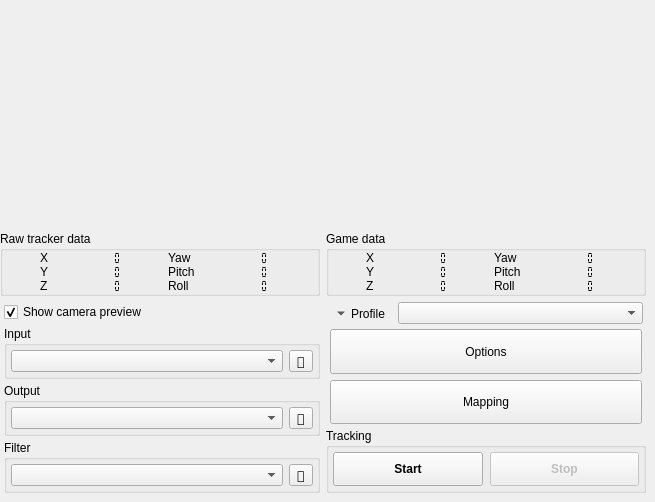
<?xml version="1.0" encoding="UTF-8"?>
<ui version="4.0">
 <author>Lovecraftian Octopus</author>
 <class>main_window</class>
 <widget class="QMainWindow" name="main_window">
  <property name="geometry">
   <rect>
    <x>0</x>
    <y>0</y>
    <width>655</width>
    <height>502</height>
   </rect>
  </property>
  <property name="sizePolicy">
   <sizepolicy hsizetype="Maximum" vsizetype="Maximum">
    <horstretch>0</horstretch>
    <verstretch>0</verstretch>
   </sizepolicy>
  </property>
  <property name="minimumSize">
   <size>
    <width>0</width>
    <height>500</height>
   </size>
  </property>
  <property name="windowIcon">
   <iconset resource="../gui/opentrack-res.qrc">
    <normaloff>:/images/opentrack.png</normaloff>:/images/opentrack.png</iconset>
  </property>
  <property name="styleSheet">
   <string notr="true">#video_feed { border: 0; }
</string>
  </property>
  <widget class="QWidget" name="content">
   <property name="sizePolicy">
    <sizepolicy hsizetype="Maximum" vsizetype="Maximum">
     <horstretch>0</horstretch>
     <verstretch>0</verstretch>
    </sizepolicy>
   </property>
   <layout class="QGridLayout" name="gridLayout_2">
    <property name="leftMargin">
     <number>0</number>
    </property>
    <property name="topMargin">
     <number>0</number>
    </property>
    <property name="rightMargin">
     <number>9</number>
    </property>
    <property name="bottomMargin">
     <number>9</number>
    </property>
    <item row="0" column="0">
     <widget class="QFrame" name="video_feed">
      <property name="sizePolicy">
       <sizepolicy hsizetype="Fixed" vsizetype="Fixed">
        <horstretch>0</horstretch>
        <verstretch>0</verstretch>
       </sizepolicy>
      </property>
      <property name="minimumSize">
       <size>
        <width>320</width>
        <height>240</height>
       </size>
      </property>
      <property name="maximumSize">
       <size>
        <width>320</width>
        <height>240</height>
       </size>
      </property>
      <property name="lineWidth">
       <number>0</number>
      </property>
      <widget class="QFrame" name="video_frame">
       <property name="geometry">
        <rect>
         <x>0</x>
         <y>0</y>
         <width>320</width>
         <height>240</height>
        </rect>
       </property>
       <property name="sizePolicy">
        <sizepolicy hsizetype="Fixed" vsizetype="Fixed">
         <horstretch>0</horstretch>
         <verstretch>0</verstretch>
        </sizepolicy>
       </property>
       <property name="minimumSize">
        <size>
         <width>320</width>
         <height>240</height>
        </size>
       </property>
       <property name="maximumSize">
        <size>
         <width>320</width>
         <height>240</height>
        </size>
       </property>
       <widget class="QLabel" name="video_frame_label">
        <property name="geometry">
         <rect>
          <x>0</x>
          <y>0</y>
          <width>320</width>
          <height>240</height>
         </rect>
        </property>
        <property name="sizePolicy">
         <sizepolicy hsizetype="Fixed" vsizetype="Fixed">
          <horstretch>0</horstretch>
          <verstretch>0</verstretch>
         </sizepolicy>
        </property>
        <property name="minimumSize">
         <size>
          <width>320</width>
          <height>240</height>
         </size>
        </property>
        <property name="maximumSize">
         <size>
          <width>320</width>
          <height>240</height>
         </size>
        </property>
        <property name="font">
         <font>
          <family>Candara</family>
          <pointsize>37</pointsize>
          <weight>50</weight>
          <bold>false</bold>
          <kerning>true</kerning>
         </font>
        </property>
        <property name="text">
         <string/>
        </property>
        <property name="pixmap">
         <pixmap resource="../gui/opentrack-res.qrc">:/images/tracking-not-started.png</pixmap>
        </property>
        <property name="scaledContents">
         <bool>false</bool>
        </property>
        <property name="alignment">
         <set>Qt::AlignCenter</set>
        </property>
        <property name="wordWrap">
         <bool>true</bool>
        </property>
       </widget>
      </widget>
     </widget>
    </item>
    <item row="0" column="1">
     <widget class="pose_widget" name="pose_display" native="true">
      <property name="sizePolicy">
       <sizepolicy hsizetype="Fixed" vsizetype="Fixed">
        <horstretch>0</horstretch>
        <verstretch>0</verstretch>
       </sizepolicy>
      </property>
      <property name="minimumSize">
       <size>
        <width>320</width>
        <height>240</height>
       </size>
      </property>
     </widget>
    </item>
    <item row="1" column="0">
     <widget class="QGroupBox" name="box_raw_headpose">
      <property name="minimumSize">
       <size>
        <width>316</width>
        <height>0</height>
       </size>
      </property>
      <property name="title">
       <string>Raw tracker data</string>
      </property>
      <layout class="QGridLayout" name="gridLayout_12">
       <property name="leftMargin">
        <number>0</number>
       </property>
       <property name="topMargin">
        <number>0</number>
       </property>
       <property name="rightMargin">
        <number>0</number>
       </property>
       <property name="bottomMargin">
        <number>0</number>
       </property>
       <property name="spacing">
        <number>0</number>
       </property>
       <item row="0" column="3">
        <widget class="QLCDNumber" name="raw_yaw">
         <property name="enabled">
          <bool>true</bool>
         </property>
         <property name="sizePolicy">
          <sizepolicy hsizetype="Maximum" vsizetype="Maximum">
           <horstretch>0</horstretch>
           <verstretch>0</verstretch>
          </sizepolicy>
         </property>
         <property name="font">
          <font>
           <stylestrategy>NoAntialias</stylestrategy>
           <kerning>false</kerning>
          </font>
         </property>
         <property name="frameShape">
          <enum>QFrame::NoFrame</enum>
         </property>
         <property name="smallDecimalPoint">
          <bool>true</bool>
         </property>
         <property name="digitCount">
          <number>4</number>
         </property>
         <property name="segmentStyle">
          <enum>QLCDNumber::Flat</enum>
         </property>
        </widget>
       </item>
       <item row="2" column="0">
        <widget class="QLabel" name="lblZ_4">
         <property name="enabled">
          <bool>true</bool>
         </property>
         <property name="sizePolicy">
          <sizepolicy hsizetype="Maximum" vsizetype="Maximum">
           <horstretch>0</horstretch>
           <verstretch>0</verstretch>
          </sizepolicy>
         </property>
         <property name="autoFillBackground">
          <bool>false</bool>
         </property>
         <property name="frameShadow">
          <enum>QFrame::Raised</enum>
         </property>
         <property name="text">
          <string>Z</string>
         </property>
        </widget>
       </item>
       <item row="1" column="2">
        <widget class="QLabel" name="lblRotY_4">
         <property name="sizePolicy">
          <sizepolicy hsizetype="Maximum" vsizetype="Maximum">
           <horstretch>0</horstretch>
           <verstretch>0</verstretch>
          </sizepolicy>
         </property>
         <property name="frameShadow">
          <enum>QFrame::Raised</enum>
         </property>
         <property name="text">
          <string>Pitch</string>
         </property>
        </widget>
       </item>
       <item row="1" column="3">
        <widget class="QLCDNumber" name="raw_pitch">
         <property name="enabled">
          <bool>true</bool>
         </property>
         <property name="sizePolicy">
          <sizepolicy hsizetype="Maximum" vsizetype="Maximum">
           <horstretch>0</horstretch>
           <verstretch>0</verstretch>
          </sizepolicy>
         </property>
         <property name="font">
          <font>
           <stylestrategy>NoAntialias</stylestrategy>
           <kerning>false</kerning>
          </font>
         </property>
         <property name="frameShape">
          <enum>QFrame::NoFrame</enum>
         </property>
         <property name="smallDecimalPoint">
          <bool>true</bool>
         </property>
         <property name="digitCount">
          <number>4</number>
         </property>
         <property name="segmentStyle">
          <enum>QLCDNumber::Flat</enum>
         </property>
        </widget>
       </item>
       <item row="1" column="0">
        <widget class="QLabel" name="lblY_4">
         <property name="enabled">
          <bool>true</bool>
         </property>
         <property name="sizePolicy">
          <sizepolicy hsizetype="Maximum" vsizetype="Maximum">
           <horstretch>0</horstretch>
           <verstretch>0</verstretch>
          </sizepolicy>
         </property>
         <property name="autoFillBackground">
          <bool>false</bool>
         </property>
         <property name="frameShadow">
          <enum>QFrame::Raised</enum>
         </property>
         <property name="text">
          <string>Y</string>
         </property>
        </widget>
       </item>
       <item row="0" column="0">
        <widget class="QLabel" name="lblX_4">
         <property name="sizePolicy">
          <sizepolicy hsizetype="Maximum" vsizetype="Maximum">
           <horstretch>0</horstretch>
           <verstretch>0</verstretch>
          </sizepolicy>
         </property>
         <property name="frameShadow">
          <enum>QFrame::Raised</enum>
         </property>
         <property name="text">
          <string>X</string>
         </property>
        </widget>
       </item>
       <item row="0" column="1">
        <widget class="QLCDNumber" name="raw_x">
         <property name="enabled">
          <bool>true</bool>
         </property>
         <property name="sizePolicy">
          <sizepolicy hsizetype="Maximum" vsizetype="Maximum">
           <horstretch>0</horstretch>
           <verstretch>0</verstretch>
          </sizepolicy>
         </property>
         <property name="font">
          <font>
           <stylestrategy>NoAntialias</stylestrategy>
           <kerning>false</kerning>
          </font>
         </property>
         <property name="frameShape">
          <enum>QFrame::NoFrame</enum>
         </property>
         <property name="smallDecimalPoint">
          <bool>true</bool>
         </property>
         <property name="digitCount">
          <number>4</number>
         </property>
         <property name="segmentStyle">
          <enum>QLCDNumber::Flat</enum>
         </property>
        </widget>
       </item>
       <item row="2" column="2">
        <widget class="QLabel" name="lblRotZ_4">
         <property name="sizePolicy">
          <sizepolicy hsizetype="Maximum" vsizetype="Maximum">
           <horstretch>0</horstretch>
           <verstretch>0</verstretch>
          </sizepolicy>
         </property>
         <property name="frameShadow">
          <enum>QFrame::Raised</enum>
         </property>
         <property name="text">
          <string>Roll</string>
         </property>
        </widget>
       </item>
       <item row="0" column="2">
        <widget class="QLabel" name="lblRotX_4">
         <property name="sizePolicy">
          <sizepolicy hsizetype="Maximum" vsizetype="Maximum">
           <horstretch>0</horstretch>
           <verstretch>0</verstretch>
          </sizepolicy>
         </property>
         <property name="frameShadow">
          <enum>QFrame::Raised</enum>
         </property>
         <property name="text">
          <string>Yaw</string>
         </property>
        </widget>
       </item>
       <item row="1" column="1">
        <widget class="QLCDNumber" name="raw_y">
         <property name="enabled">
          <bool>true</bool>
         </property>
         <property name="sizePolicy">
          <sizepolicy hsizetype="Maximum" vsizetype="Maximum">
           <horstretch>0</horstretch>
           <verstretch>0</verstretch>
          </sizepolicy>
         </property>
         <property name="font">
          <font>
           <stylestrategy>NoAntialias</stylestrategy>
           <kerning>false</kerning>
          </font>
         </property>
         <property name="frameShape">
          <enum>QFrame::NoFrame</enum>
         </property>
         <property name="smallDecimalPoint">
          <bool>true</bool>
         </property>
         <property name="digitCount">
          <number>4</number>
         </property>
         <property name="segmentStyle">
          <enum>QLCDNumber::Flat</enum>
         </property>
        </widget>
       </item>
       <item row="2" column="3">
        <widget class="QLCDNumber" name="raw_roll">
         <property name="enabled">
          <bool>true</bool>
         </property>
         <property name="sizePolicy">
          <sizepolicy hsizetype="Maximum" vsizetype="Maximum">
           <horstretch>0</horstretch>
           <verstretch>0</verstretch>
          </sizepolicy>
         </property>
         <property name="font">
          <font>
           <stylestrategy>NoAntialias</stylestrategy>
           <kerning>false</kerning>
          </font>
         </property>
         <property name="frameShape">
          <enum>QFrame::NoFrame</enum>
         </property>
         <property name="smallDecimalPoint">
          <bool>true</bool>
         </property>
         <property name="digitCount">
          <number>4</number>
         </property>
         <property name="segmentStyle">
          <enum>QLCDNumber::Flat</enum>
         </property>
        </widget>
       </item>
       <item row="2" column="1">
        <widget class="QLCDNumber" name="raw_z">
         <property name="enabled">
          <bool>true</bool>
         </property>
         <property name="sizePolicy">
          <sizepolicy hsizetype="Maximum" vsizetype="Maximum">
           <horstretch>0</horstretch>
           <verstretch>0</verstretch>
          </sizepolicy>
         </property>
         <property name="font">
          <font>
           <stylestrategy>NoAntialias</stylestrategy>
           <kerning>false</kerning>
          </font>
         </property>
         <property name="frameShape">
          <enum>QFrame::NoFrame</enum>
         </property>
         <property name="smallDecimalPoint">
          <bool>true</bool>
         </property>
         <property name="digitCount">
          <number>4</number>
         </property>
         <property name="segmentStyle">
          <enum>QLCDNumber::Flat</enum>
         </property>
        </widget>
       </item>
      </layout>
     </widget>
    </item>
    <item row="1" column="1">
     <widget class="QGroupBox" name="box_mapped_headpose">
      <property name="minimumSize">
       <size>
        <width>316</width>
        <height>0</height>
       </size>
      </property>
      <property name="title">
       <string>Game data</string>
      </property>
      <layout class="QGridLayout" name="gridLayout_14">
       <property name="leftMargin">
        <number>0</number>
       </property>
       <property name="topMargin">
        <number>0</number>
       </property>
       <property name="rightMargin">
        <number>0</number>
       </property>
       <property name="bottomMargin">
        <number>0</number>
       </property>
       <property name="spacing">
        <number>0</number>
       </property>
       <item row="1" column="3">
        <widget class="QLCDNumber" name="pose_pitch">
         <property name="enabled">
          <bool>true</bool>
         </property>
         <property name="sizePolicy">
          <sizepolicy hsizetype="Maximum" vsizetype="Maximum">
           <horstretch>0</horstretch>
           <verstretch>0</verstretch>
          </sizepolicy>
         </property>
         <property name="font">
          <font>
           <stylestrategy>NoAntialias</stylestrategy>
           <kerning>false</kerning>
          </font>
         </property>
         <property name="frameShape">
          <enum>QFrame::NoFrame</enum>
         </property>
         <property name="smallDecimalPoint">
          <bool>true</bool>
         </property>
         <property name="digitCount">
          <number>4</number>
         </property>
         <property name="segmentStyle">
          <enum>QLCDNumber::Flat</enum>
         </property>
        </widget>
       </item>
       <item row="0" column="3">
        <widget class="QLCDNumber" name="pose_yaw">
         <property name="enabled">
          <bool>true</bool>
         </property>
         <property name="sizePolicy">
          <sizepolicy hsizetype="Maximum" vsizetype="Maximum">
           <horstretch>0</horstretch>
           <verstretch>0</verstretch>
          </sizepolicy>
         </property>
         <property name="font">
          <font>
           <stylestrategy>NoAntialias</stylestrategy>
           <kerning>false</kerning>
          </font>
         </property>
         <property name="frameShape">
          <enum>QFrame::NoFrame</enum>
         </property>
         <property name="smallDecimalPoint">
          <bool>true</bool>
         </property>
         <property name="digitCount">
          <number>4</number>
         </property>
         <property name="segmentStyle">
          <enum>QLCDNumber::Flat</enum>
         </property>
        </widget>
       </item>
       <item row="2" column="1">
        <widget class="QLCDNumber" name="pose_z">
         <property name="enabled">
          <bool>true</bool>
         </property>
         <property name="sizePolicy">
          <sizepolicy hsizetype="Maximum" vsizetype="Maximum">
           <horstretch>0</horstretch>
           <verstretch>0</verstretch>
          </sizepolicy>
         </property>
         <property name="font">
          <font>
           <stylestrategy>NoAntialias</stylestrategy>
           <kerning>false</kerning>
          </font>
         </property>
         <property name="frameShape">
          <enum>QFrame::NoFrame</enum>
         </property>
         <property name="smallDecimalPoint">
          <bool>true</bool>
         </property>
         <property name="digitCount">
          <number>4</number>
         </property>
         <property name="segmentStyle">
          <enum>QLCDNumber::Flat</enum>
         </property>
        </widget>
       </item>
       <item row="0" column="0">
        <widget class="QLabel" name="lblx">
         <property name="sizePolicy">
          <sizepolicy hsizetype="Maximum" vsizetype="Maximum">
           <horstretch>0</horstretch>
           <verstretch>0</verstretch>
          </sizepolicy>
         </property>
         <property name="frameShadow">
          <enum>QFrame::Raised</enum>
         </property>
         <property name="text">
          <string>X</string>
         </property>
        </widget>
       </item>
       <item row="1" column="0">
        <widget class="QLabel" name="lblY_2">
         <property name="enabled">
          <bool>true</bool>
         </property>
         <property name="sizePolicy">
          <sizepolicy hsizetype="Maximum" vsizetype="Maximum">
           <horstretch>0</horstretch>
           <verstretch>0</verstretch>
          </sizepolicy>
         </property>
         <property name="autoFillBackground">
          <bool>false</bool>
         </property>
         <property name="frameShadow">
          <enum>QFrame::Raised</enum>
         </property>
         <property name="text">
          <string>Y</string>
         </property>
        </widget>
       </item>
       <item row="0" column="1">
        <widget class="QLCDNumber" name="pose_x">
         <property name="enabled">
          <bool>true</bool>
         </property>
         <property name="sizePolicy">
          <sizepolicy hsizetype="Maximum" vsizetype="Maximum">
           <horstretch>0</horstretch>
           <verstretch>0</verstretch>
          </sizepolicy>
         </property>
         <property name="font">
          <font>
           <stylestrategy>NoAntialias</stylestrategy>
           <kerning>false</kerning>
          </font>
         </property>
         <property name="frameShape">
          <enum>QFrame::NoFrame</enum>
         </property>
         <property name="smallDecimalPoint">
          <bool>true</bool>
         </property>
         <property name="digitCount">
          <number>4</number>
         </property>
         <property name="segmentStyle">
          <enum>QLCDNumber::Flat</enum>
         </property>
        </widget>
       </item>
       <item row="1" column="2">
        <widget class="QLabel" name="lblRotY_2">
         <property name="sizePolicy">
          <sizepolicy hsizetype="Maximum" vsizetype="Maximum">
           <horstretch>0</horstretch>
           <verstretch>0</verstretch>
          </sizepolicy>
         </property>
         <property name="frameShadow">
          <enum>QFrame::Raised</enum>
         </property>
         <property name="text">
          <string>Pitch</string>
         </property>
        </widget>
       </item>
       <item row="2" column="2">
        <widget class="QLabel" name="lblRotZ_2">
         <property name="sizePolicy">
          <sizepolicy hsizetype="Maximum" vsizetype="Maximum">
           <horstretch>0</horstretch>
           <verstretch>0</verstretch>
          </sizepolicy>
         </property>
         <property name="frameShadow">
          <enum>QFrame::Raised</enum>
         </property>
         <property name="text">
          <string>Roll</string>
         </property>
        </widget>
       </item>
       <item row="0" column="2">
        <widget class="QLabel" name="lblRotX_2">
         <property name="sizePolicy">
          <sizepolicy hsizetype="Maximum" vsizetype="Maximum">
           <horstretch>0</horstretch>
           <verstretch>0</verstretch>
          </sizepolicy>
         </property>
         <property name="frameShadow">
          <enum>QFrame::Raised</enum>
         </property>
         <property name="text">
          <string>Yaw</string>
         </property>
        </widget>
       </item>
       <item row="2" column="0">
        <widget class="QLabel" name="lblZ_2">
         <property name="enabled">
          <bool>true</bool>
         </property>
         <property name="sizePolicy">
          <sizepolicy hsizetype="Maximum" vsizetype="Maximum">
           <horstretch>0</horstretch>
           <verstretch>0</verstretch>
          </sizepolicy>
         </property>
         <property name="autoFillBackground">
          <bool>false</bool>
         </property>
         <property name="frameShadow">
          <enum>QFrame::Raised</enum>
         </property>
         <property name="text">
          <string>Z</string>
         </property>
        </widget>
       </item>
       <item row="1" column="1">
        <widget class="QLCDNumber" name="pose_y">
         <property name="enabled">
          <bool>true</bool>
         </property>
         <property name="sizePolicy">
          <sizepolicy hsizetype="Maximum" vsizetype="Maximum">
           <horstretch>0</horstretch>
           <verstretch>0</verstretch>
          </sizepolicy>
         </property>
         <property name="font">
          <font>
           <stylestrategy>NoAntialias</stylestrategy>
           <kerning>false</kerning>
          </font>
         </property>
         <property name="frameShape">
          <enum>QFrame::NoFrame</enum>
         </property>
         <property name="smallDecimalPoint">
          <bool>true</bool>
         </property>
         <property name="digitCount">
          <number>4</number>
         </property>
         <property name="segmentStyle">
          <enum>QLCDNumber::Flat</enum>
         </property>
        </widget>
       </item>
       <item row="2" column="3">
        <widget class="QLCDNumber" name="pose_roll">
         <property name="enabled">
          <bool>true</bool>
         </property>
         <property name="sizePolicy">
          <sizepolicy hsizetype="Maximum" vsizetype="Maximum">
           <horstretch>0</horstretch>
           <verstretch>0</verstretch>
          </sizepolicy>
         </property>
         <property name="font">
          <font>
           <stylestrategy>NoAntialias</stylestrategy>
           <kerning>false</kerning>
          </font>
         </property>
         <property name="frameShape">
          <enum>QFrame::NoFrame</enum>
         </property>
         <property name="smallDecimalPoint">
          <bool>true</bool>
         </property>
         <property name="digitCount">
          <number>4</number>
         </property>
         <property name="segmentStyle">
          <enum>QLCDNumber::Flat</enum>
         </property>
        </widget>
       </item>
      </layout>
     </widget>
    </item>
    <item row="2" column="1">
     <widget class="QWidget" name="groupControls" native="true">
      <property name="sizePolicy">
       <sizepolicy hsizetype="Preferred" vsizetype="Minimum">
        <horstretch>4</horstretch>
        <verstretch>0</verstretch>
       </sizepolicy>
      </property>
      <property name="minimumSize">
       <size>
        <width>315</width>
        <height>0</height>
       </size>
      </property>
      <layout class="QVBoxLayout" name="verticalLayout_3">
       <property name="spacing">
        <number>4</number>
       </property>
       <property name="leftMargin">
        <number>0</number>
       </property>
       <property name="topMargin">
        <number>0</number>
       </property>
       <property name="rightMargin">
        <number>0</number>
       </property>
       <property name="bottomMargin">
        <number>0</number>
       </property>
       <item>
        <widget class="QWidget" name="groupProfile" native="true">
         <property name="sizePolicy">
          <sizepolicy hsizetype="Expanding" vsizetype="Maximum">
           <horstretch>0</horstretch>
           <verstretch>0</verstretch>
          </sizepolicy>
         </property>
         <layout class="QHBoxLayout" name="horizontalLayout">
          <property name="spacing">
           <number>0</number>
          </property>
          <property name="leftMargin">
           <number>4</number>
          </property>
          <property name="topMargin">
           <number>0</number>
          </property>
          <property name="rightMargin">
           <number>4</number>
          </property>
          <property name="bottomMargin">
           <number>0</number>
          </property>
          <item>
           <widget class="QToolButton" name="profile_button">
            <property name="enabled">
             <bool>true</bool>
            </property>
            <property name="sizePolicy">
             <sizepolicy hsizetype="Maximum" vsizetype="Maximum">
              <horstretch>0</horstretch>
              <verstretch>0</verstretch>
             </sizepolicy>
            </property>
            <property name="focusPolicy">
             <enum>Qt::StrongFocus</enum>
            </property>
            <property name="text">
             <string>Profile</string>
            </property>
            <property name="popupMode">
             <enum>QToolButton::InstantPopup</enum>
            </property>
            <property name="toolButtonStyle">
             <enum>Qt::ToolButtonTextBesideIcon</enum>
            </property>
            <property name="autoRaise">
             <bool>true</bool>
            </property>
            <property name="arrowType">
             <enum>Qt::DownArrow</enum>
            </property>
           </widget>
          </item>
          <item>
           <widget class="QComboBox" name="iconcomboProfile">
            <property name="sizePolicy">
             <sizepolicy hsizetype="Minimum" vsizetype="Maximum">
              <horstretch>0</horstretch>
              <verstretch>0</verstretch>
             </sizepolicy>
            </property>
            <property name="minimumSize">
             <size>
              <width>245</width>
              <height>0</height>
             </size>
            </property>
            <property name="focusPolicy">
             <enum>Qt::StrongFocus</enum>
            </property>
            <property name="maxVisibleItems">
             <number>20</number>
            </property>
           </widget>
          </item>
         </layout>
        </widget>
       </item>
       <item>
        <widget class="QWidget" name="groupOptions" native="true">
         <layout class="QVBoxLayout" name="verticalLayout_2">
          <property name="leftMargin">
           <number>4</number>
          </property>
          <property name="topMargin">
           <number>0</number>
          </property>
          <property name="rightMargin">
           <number>4</number>
          </property>
          <property name="bottomMargin">
           <number>0</number>
          </property>
          <item>
           <widget class="QPushButton" name="btnShortcuts">
            <property name="sizePolicy">
             <sizepolicy hsizetype="Expanding" vsizetype="Minimum">
              <horstretch>0</horstretch>
              <verstretch>0</verstretch>
             </sizepolicy>
            </property>
            <property name="text">
             <string>Options</string>
            </property>
            <property name="icon">
             <iconset resource="../gui/opentrack-res.qrc">
              <normaloff>:/images/tools.png</normaloff>:/images/tools.png</iconset>
            </property>
            <property name="iconSize">
             <size>
              <width>80</width>
              <height>24</height>
             </size>
            </property>
           </widget>
          </item>
          <item>
           <widget class="QPushButton" name="btnEditCurves">
            <property name="sizePolicy">
             <sizepolicy hsizetype="Expanding" vsizetype="Minimum">
              <horstretch>0</horstretch>
              <verstretch>0</verstretch>
             </sizepolicy>
            </property>
            <property name="text">
             <string>Mapping</string>
            </property>
            <property name="icon">
             <iconset resource="../gui/opentrack-res.qrc">
              <normaloff>:/images/curves.png</normaloff>:/images/curves.png</iconset>
            </property>
            <property name="iconSize">
             <size>
              <width>80</width>
              <height>24</height>
             </size>
            </property>
           </widget>
          </item>
         </layout>
        </widget>
       </item>
       <item>
        <widget class="QGroupBox" name="groupStartStop">
         <property name="sizePolicy">
          <sizepolicy hsizetype="MinimumExpanding" vsizetype="Maximum">
           <horstretch>4</horstretch>
           <verstretch>0</verstretch>
          </sizepolicy>
         </property>
         <property name="minimumSize">
          <size>
           <width>0</width>
           <height>0</height>
          </size>
         </property>
         <property name="title">
          <string>Tracking</string>
         </property>
         <layout class="QHBoxLayout" name="horizontalLayout_4">
          <property name="spacing">
           <number>7</number>
          </property>
          <property name="leftMargin">
           <number>4</number>
          </property>
          <property name="topMargin">
           <number>4</number>
          </property>
          <property name="rightMargin">
           <number>4</number>
          </property>
          <property name="bottomMargin">
           <number>4</number>
          </property>
          <item>
           <widget class="QToolButton" name="btnStartTracker">
            <property name="sizePolicy">
             <sizepolicy hsizetype="Minimum" vsizetype="Fixed">
              <horstretch>0</horstretch>
              <verstretch>0</verstretch>
             </sizepolicy>
            </property>
            <property name="minimumSize">
             <size>
              <width>0</width>
              <height>34</height>
             </size>
            </property>
            <property name="font">
             <font>
              <weight>75</weight>
              <bold>true</bold>
             </font>
            </property>
            <property name="text">
             <string>Start</string>
            </property>
           </widget>
          </item>
          <item>
           <widget class="QToolButton" name="btnStopTracker">
            <property name="enabled">
             <bool>false</bool>
            </property>
            <property name="sizePolicy">
             <sizepolicy hsizetype="Minimum" vsizetype="Fixed">
              <horstretch>0</horstretch>
              <verstretch>0</verstretch>
             </sizepolicy>
            </property>
            <property name="minimumSize">
             <size>
              <width>0</width>
              <height>34</height>
             </size>
            </property>
            <property name="font">
             <font>
              <weight>75</weight>
              <bold>true</bold>
             </font>
            </property>
            <property name="text">
             <string>Stop</string>
            </property>
           </widget>
          </item>
         </layout>
        </widget>
       </item>
      </layout>
     </widget>
    </item>
    <item row="2" column="0">
     <widget class="QWidget" name="modules" native="true">
      <property name="sizePolicy">
       <sizepolicy hsizetype="Expanding" vsizetype="Minimum">
        <horstretch>0</horstretch>
        <verstretch>0</verstretch>
       </sizepolicy>
      </property>
      <property name="minimumSize">
       <size>
        <width>310</width>
        <height>0</height>
       </size>
      </property>
      <layout class="QVBoxLayout" name="verticalLayout">
       <property name="spacing">
        <number>4</number>
       </property>
       <property name="leftMargin">
        <number>4</number>
       </property>
       <property name="topMargin">
        <number>0</number>
       </property>
       <property name="rightMargin">
        <number>0</number>
       </property>
       <property name="bottomMargin">
        <number>0</number>
       </property>
       <item>
        <widget class="QCheckBox" name="checkBoxPreview">
         <property name="toolTip">
          <string>Show the live camera image in the preview area. Tracking keeps running when the preview is hidden; only the drawing is skipped.</string>
         </property>
         <property name="text">
          <string>Show camera preview</string>
         </property>
         <property name="checked">
          <bool>true</bool>
         </property>
        </widget>
       </item>
       <item>
        <widget class="QGroupBox" name="groupTracker">
         <property name="title">
          <string>Input</string>
         </property>
         <layout class="QGridLayout" name="gridLayout">
          <property name="leftMargin">
           <number>4</number>
          </property>
          <property name="topMargin">
           <number>4</number>
          </property>
          <property name="rightMargin">
           <number>4</number>
          </property>
          <property name="bottomMargin">
           <number>4</number>
          </property>
          <property name="horizontalSpacing">
           <number>6</number>
          </property>
          <property name="verticalSpacing">
           <number>0</number>
          </property>
          <item row="0" column="0">
           <widget class="QComboBox" name="iconcomboTrackerSource">
            <property name="sizePolicy">
             <sizepolicy hsizetype="Minimum" vsizetype="Maximum">
              <horstretch>0</horstretch>
              <verstretch>0</verstretch>
             </sizepolicy>
            </property>
            <property name="focusPolicy">
             <enum>Qt::TabFocus</enum>
            </property>
           </widget>
          </item>
          <item row="0" column="1">
           <widget class="QToolButton" name="btnShowEngineControls">
            <property name="enabled">
             <bool>true</bool>
            </property>
            <property name="sizePolicy">
             <sizepolicy hsizetype="Maximum" vsizetype="Preferred">
              <horstretch>0</horstretch>
              <verstretch>0</verstretch>
             </sizepolicy>
            </property>
            <property name="font">
             <font>
              <family>DejaVu Sans</family>
              <stylestrategy>PreferAntialias</stylestrategy>
              <kerning>false</kerning>
             </font>
            </property>
            <property name="focusPolicy">
             <enum>Qt::ClickFocus</enum>
            </property>
            <property name="text">
             <string>🔨</string>
            </property>
            <property name="flat" stdset="0">
             <bool>false</bool>
            </property>
           </widget>
          </item>
         </layout>
        </widget>
       </item>
       <item>
        <widget class="QGroupBox" name="groupProto">
         <property name="title">
          <string>Output</string>
         </property>
         <layout class="QGridLayout" name="gridLayout_4">
          <property name="leftMargin">
           <number>4</number>
          </property>
          <property name="topMargin">
           <number>4</number>
          </property>
          <property name="rightMargin">
           <number>4</number>
          </property>
          <property name="bottomMargin">
           <number>4</number>
          </property>
          <property name="horizontalSpacing">
           <number>6</number>
          </property>
          <property name="verticalSpacing">
           <number>0</number>
          </property>
          <item row="0" column="0">
           <widget class="QComboBox" name="iconcomboProtocol">
            <property name="sizePolicy">
             <sizepolicy hsizetype="Minimum" vsizetype="Maximum">
              <horstretch>0</horstretch>
              <verstretch>0</verstretch>
             </sizepolicy>
            </property>
            <property name="focusPolicy">
             <enum>Qt::TabFocus</enum>
            </property>
           </widget>
          </item>
          <item row="0" column="1">
           <widget class="QToolButton" name="btnShowServerControls">
            <property name="enabled">
             <bool>true</bool>
            </property>
            <property name="sizePolicy">
             <sizepolicy hsizetype="Maximum" vsizetype="Preferred">
              <horstretch>0</horstretch>
              <verstretch>0</verstretch>
             </sizepolicy>
            </property>
            <property name="font">
             <font>
              <family>DejaVu Sans</family>
              <stylestrategy>PreferAntialias</stylestrategy>
              <kerning>false</kerning>
             </font>
            </property>
            <property name="focusPolicy">
             <enum>Qt::ClickFocus</enum>
            </property>
            <property name="text">
             <string>🔨</string>
            </property>
            <property name="flat" stdset="0">
             <bool>false</bool>
            </property>
           </widget>
          </item>
         </layout>
        </widget>
       </item>
       <item>
        <widget class="QGroupBox" name="groupFilter">
         <property name="title">
          <string>Filter</string>
         </property>
         <layout class="QGridLayout" name="gridLayout_3">
          <property name="leftMargin">
           <number>4</number>
          </property>
          <property name="topMargin">
           <number>4</number>
          </property>
          <property name="rightMargin">
           <number>4</number>
          </property>
          <property name="bottomMargin">
           <number>4</number>
          </property>
          <property name="horizontalSpacing">
           <number>6</number>
          </property>
          <property name="verticalSpacing">
           <number>0</number>
          </property>
          <item row="0" column="0">
           <widget class="QComboBox" name="iconcomboFilter">
            <property name="sizePolicy">
             <sizepolicy hsizetype="Minimum" vsizetype="Maximum">
              <horstretch>0</horstretch>
              <verstretch>0</verstretch>
             </sizepolicy>
            </property>
            <property name="focusPolicy">
             <enum>Qt::TabFocus</enum>
            </property>
           </widget>
          </item>
          <item row="0" column="1">
           <widget class="QToolButton" name="btnShowFilterControls">
            <property name="enabled">
             <bool>true</bool>
            </property>
            <property name="sizePolicy">
             <sizepolicy hsizetype="Maximum" vsizetype="Preferred">
              <horstretch>0</horstretch>
              <verstretch>0</verstretch>
             </sizepolicy>
            </property>
            <property name="font">
             <font>
              <family>DejaVu Sans</family>
              <stylestrategy>PreferAntialias</stylestrategy>
              <kerning>false</kerning>
             </font>
            </property>
            <property name="focusPolicy">
             <enum>Qt::ClickFocus</enum>
            </property>
            <property name="text">
             <string>🔨</string>
            </property>
            <property name="flat" stdset="0">
             <bool>false</bool>
            </property>
           </widget>
          </item>
         </layout>
        </widget>
       </item>
      </layout>
     </widget>
    </item>
   </layout>
  </widget>
 </widget>
 <customwidgets>
  <customwidget>
   <class>pose_widget</class>
   <extends>QWidget</extends>
   <header>pose-widget/pose-widget.hpp</header>
  </customwidget>
 </customwidgets>
 <resources>
  <include location="../gui/opentrack-res.qrc"/>
 </resources>
 <connections/>
</ui>
